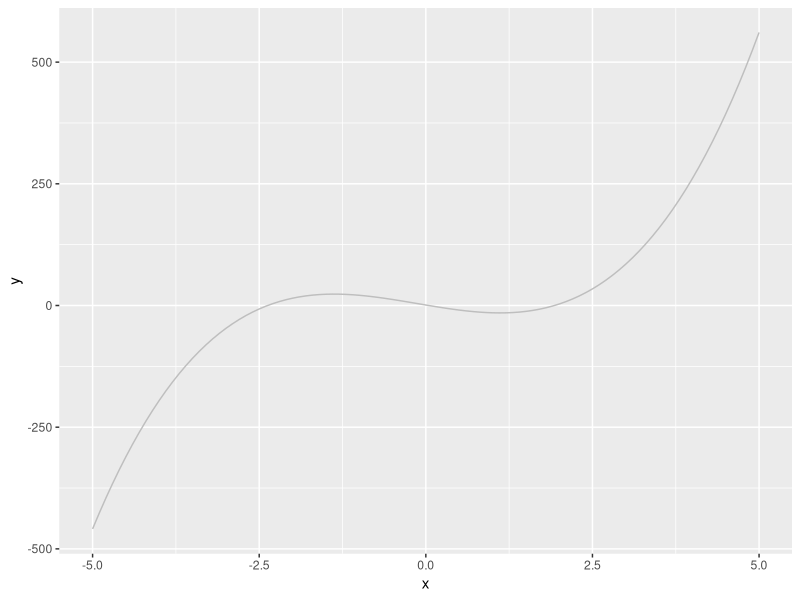
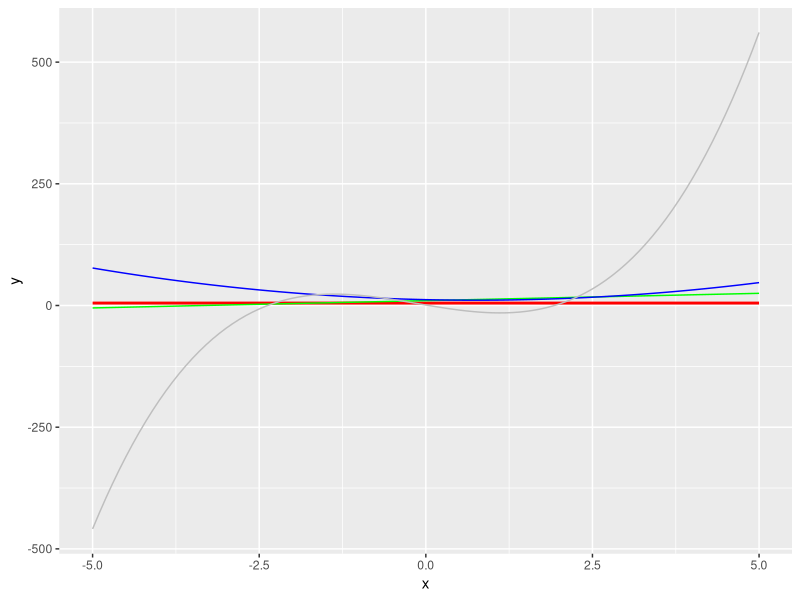

The R script that drew these images, in order: (Note: this script raises an error after producing the figures.)
#
# @Cel
#

#
# Funções polinomiais
#
library(ggplot2)

fp0 <- function(x) {
  return(5)
}
fp1 <- function(x) {
  return(10 + 3 * x^1)
}
fp2 <- function(x) {
  return(12 - 3 * x^1 + 2 * x^2)
}
fp3 <- function(x) {
  return(1 - 23 * x^1 + 2 * x^2 + 5 * x^3)
}

ggplot() +
  stat_function(data = data.frame(x = c(-5, 5)),
                aes(x),
                fun = fp3,
                color = 'gray')


ggplot() +
  stat_function(data = data.frame(x = c(-5, 5)),
                aes(x),
                fun = fp0,
                color = 'red',
                size = 1) +
  stat_function(data = data.frame(x = c(-5, 5)),
                aes(x),
                fun = fp1,
                color = 'green') +
  stat_function(data = data.frame(x = c(-5, 5)),
                aes(x),
                fun = fp2,
                color = 'blue') +
  stat_function(data = data.frame(x = c(-5, 5)),
                aes(x),
                fun = fp3,
                color = 'gray')


?kmeans
dbinom(1, 3, 0.5)


vars <- c(1041, 881, 1007, 895, 761, 1036, 1114, 980, 970, 1062)
mean(c(6000, 5000, 3000, 5000, 4500))
mean(c(4000, 5000, 3000, 5000, 4000))
mean(c(6500, 5000, 3000, 5000, 4500))
mean(c(4000, 5000, 3000, 5000, 4500))
sd(vars)
quantile(vars)


slope <- lm(y~x, data = dat)$coefficients[2]
intercept <- lm(y~x, data = dat)$coefficients[1]
slope
intercept

intercept <- 2263.818 - 38.54545 * 32.18395
x <- c(57,78)
y <- slope * x + intercept
line <- data.frame(x, y)
ggplot() +
  geom_point(data = dat,
             aes(x = x, y = y)) +
  geom_point(data = means,
             aes(x = x, y = y),
             color = 'red') +
  geom_line(data = line,
            aes(x = x, y = y)) +
  geom_line(data = d,
            aes(x = x, y = y, group = group))


# 4 sinais de 4 tempos, prob = 0,1,2,3,4

numSinaisVerdes <- c(0, 4)
numSinais <- 4
probSinais <- 0.5

dbinom(numSinaisVerdes, numSinais, probSinais)

set.seed(2345)
sample(c(1000), 2)


# Media = 8, dp = 4. Objeto < 6 ou > 10?
pnorm(6, 8, 4) + (1 - pnorm(10, 8, 4))
pnorm(6, 8, 4)
# or
pnorm(6, 8, 2) + pnorm(10, 8, 2, lower.tail = FALSE)

# Media = 8, dp = 2. Objeto < 10 e > 8?
pnorm(10, 8, 2) - pnorm(8, 8, 2)


# Média 2 acidentes. Probabilidade de ocorrer 3 acidentes
dpois(3, lambda = 2)
# Probabilidade de ocorrer 3 ou menos acidentes
1 - ppois(3, lambda = 2)
# Probabilidade de ocorrer mais de 3 acidentes
ppois(3, lambda = 2, lower.tail = F)

x <- c(18,20,21,28,33,38,43,48,53,58,63)
y <- c(871,1132,5435,1200,1356,1488,1600,2130,2454,3066,4090)
cj <- data.frame(x, y)

lm(y~x, data = cj)

library(ggplot2)
ggplot() +
  geom_point(data = cj, aes(x = x, y = y))

?correlation

slope <- 1354.17 / 15.3348
c <- cor(x, y,use = "everything", method = c("person"))
c < cor(x, y, use = "everything", method = c("pearson", "kendall", "spearman"))
c
r <- c^2
r
?cor

#
# 
#
library(ggplot2)

x <- 1:(9 * 22)
data <- sample(x, replace = T)
tsdata <- ts(data, start = c(2018,1,1), end = c(2018,10,30), frequency = 22)
plot(tsdata)
head(tsdata)

#
# Lei de Benford
#

log(1+ 1 /2, base = 10)
log(1+ 1 /11, base = 10)

seq <- 1:9
seq
log(1+ 1 /seq, base = 10)

plot(log(1+ 1 /(1:9), base = 10))
plot(log(1+ 1 /(1:99), base = 10))






















